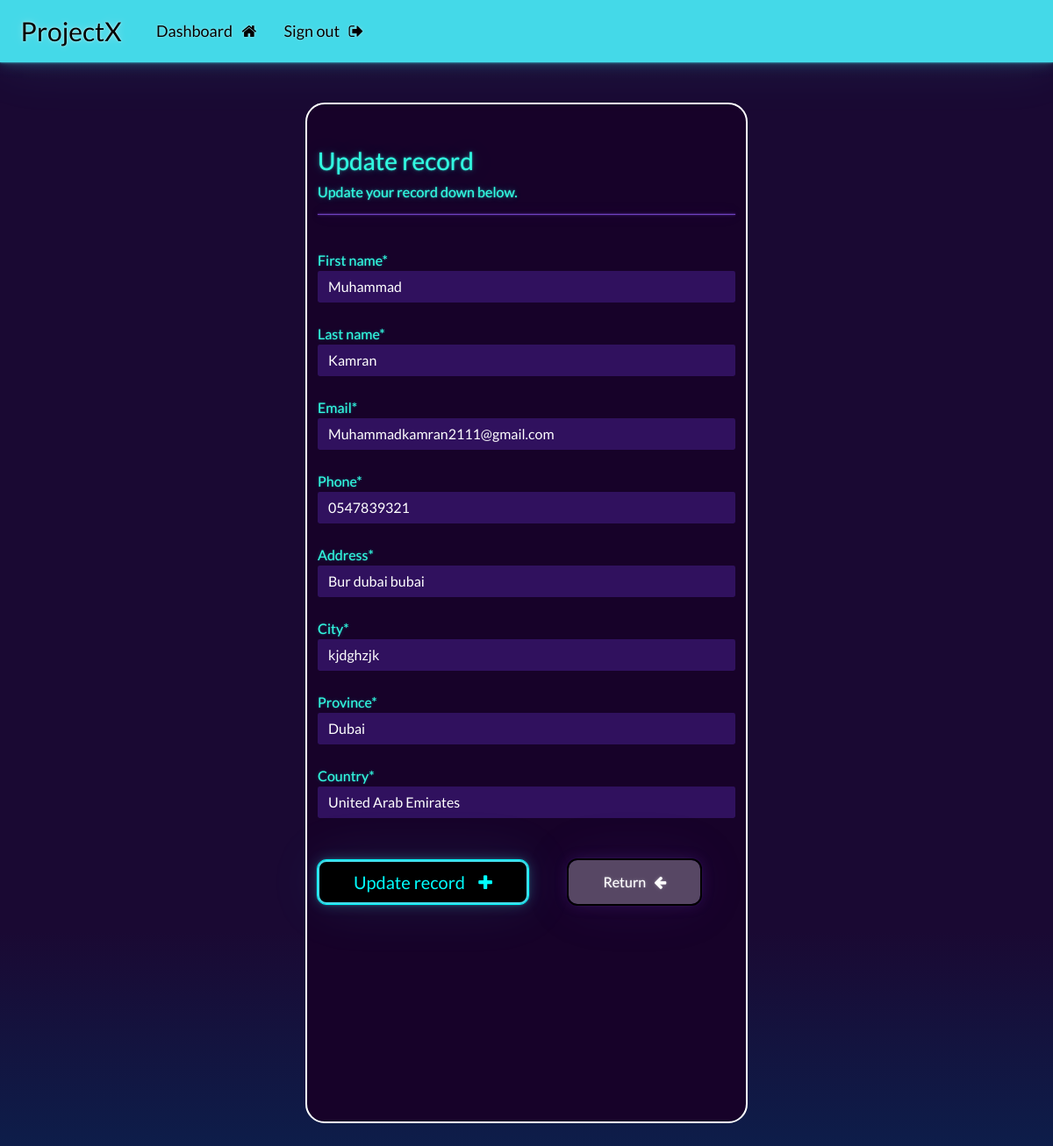
/update-record/11 (signed in), run on the app's committed database.
### information/models.py (models this page shows, shortened)
class Record(models.Model):
    creation_date = models.DateTimeField(auto_now_add=True)
    first_name=models.CharField(max_length=100)
    last_name=models.CharField(max_length=100)
    email=models.CharField(max_length=255)
    phone=models.CharField(max_length=20)
    address=models.CharField(max_length=300)
    city=models.CharField(max_length=255)
    province=models.CharField(max_length=200)
    country=models.CharField(max_length=125)

### information/views.py (the view)
# urls.py: path('update-record/<int:pk>', views.update_record, name="update-record"),
@login_required(login_url='my-login')
def update_record(request, pk):
    record=Record.objects.get(id=pk)
    form=UpdateRecordForm(instance=record)
    if request.method=="POST":
        form=UpdateRecordForm(request.POST,instance=record)
        if form.is_valid():
            form.save()
            messages.success(request, "Your record was updated!")
            return redirect("dashboard")
    context={'form':form}
    return render(request,'information/update-record.html', context=context)

### information/forms.py
class UpdateRecordForm(forms.ModelForm):
    class Meta:
        model = Record
        fields = ['first_name', 'last_name','email','phone','address','city','province','country']

### information/templates/information/update-record.html (shortened to what this page needs)
{% extends "information/base.html" %}
{% load crispy_forms_tags %}
{% block content %}
    <body>
        <div class='container bg-dark shadow-mdp-5 s10'>
            <br>
            <br>
            <h3>Update record</h3>
            <h6>Update your record down below. </h6>
            <hr>
            <br>
            <form method='POST' autocomplete='off'>
                {{form.first_name|as_crispy_field}}
                <br>
                {{form.last_name|as_crispy_field}}
                <br>
                {{form.email|as_crispy_field}}
                <br>
                {{form.phone|as_crispy_field}}
                <br>
                {{form.address|as_crispy_field}}
                <br>
                {{form.city|as_crispy_field}}
                <br>
                {{form.province|as_crispy_field}}
                <br>
                {{form.country|as_crispy_field}}
                <br>
                <br>
                <button type='submit' class='btn btn-outline-light'>Update record&nbsp;&nbsp;&nbsp;&nbsp;<i class="fa fa-plus" aria-hidden="true"></i></button>
                <a href="{% url 'dashboard'%}" class="btn btn-dark s12">Return&nbsp;&nbsp;&nbsp;<i class="fa fa-arrow-left" aria-hidden="true"></i></a>
            </form>
        </div>
    </body>
{% endblock  %}

### static/css/styles.css (style rules this page uses)
.shadow-mdp-5 { border-radius: 20px; width: 500px; }
.btn-outline-light { height: 50px; width: 240px; background-color: black; font-size: 20px; border-radius: 10px; color: aqua; outline: 1px solid aqua; }
.s10 { outline: 2px solid white; height: 145vh; margin-bottom: 50px; }
.s12 { background-color: rgba(255, 255, 255, 0.274); color: white; outline: 2px solid black; border-radius: 10px; height: 50px; padding-top: 13px; width: 150px; }

### data on the page
Record: first_name "Muhammad", last_name "Kamran", email "Muhammadkamran2111@gmail.com", phone "0547839321", address "Bur dubai bubai", city "kjdghzjk", province "Dubai", country "United Arab Emirates"
